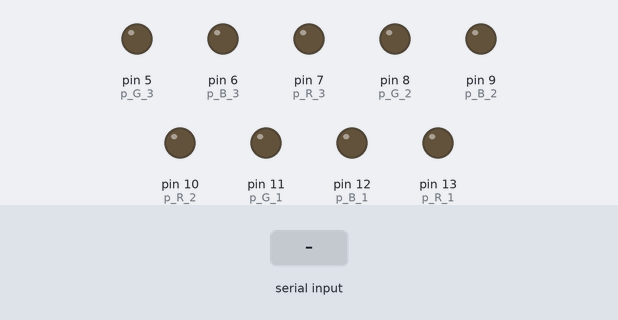
The sketch below on a simulated Arduino Uno, built with avr-gcc and run on an emulated ATmega328P. On the bench: output pins drawn as LEDs (lit = HIGH). Inputs (shaded band) come from the test bench.

Above: at 1.2 s.
1.3 s: "1" received over Serial
At 2.1 s:
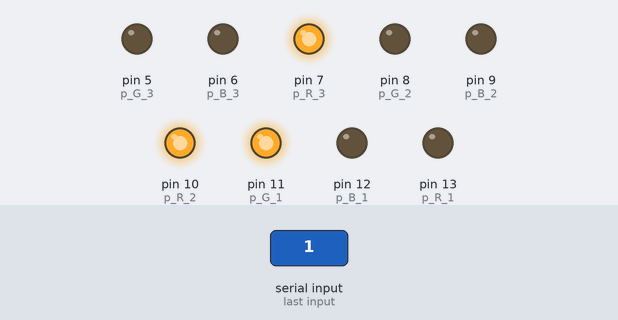
2.8 s: "2" received over Serial
At 3.2 s:
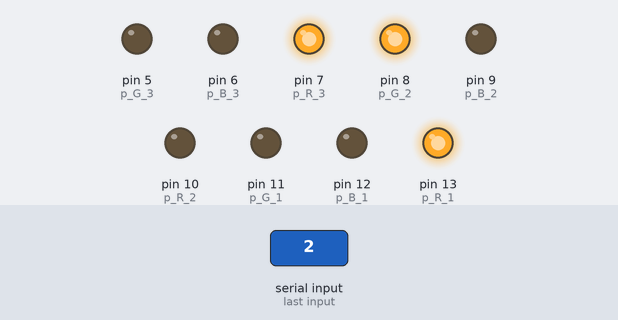
4.3 s: "3" received over Serial
At 5.6 s:
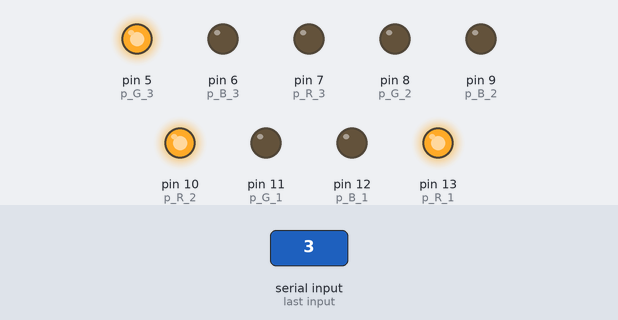
Timing chart, 0 to 7.3 s (numbered marks = the images above; inputs shaded):
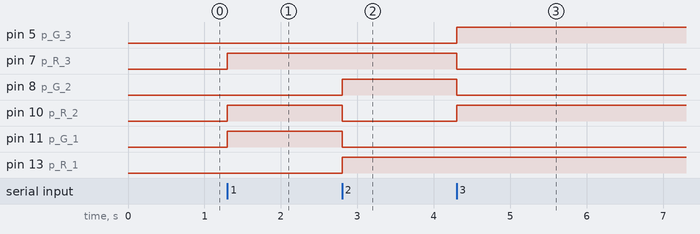

Measured:
- after the input at 1.3 s, pin 7 (p_R_3), pin 10 (p_R_2), pin 11 (p_G_1): LOW → HIGH at once
- after the input at 2.8 s, pin 8 (p_G_2), pin 13 (p_R_1): LOW → HIGH at once; pin 10 (p_R_2), pin 11 (p_G_1): HIGH → LOW at once
- after the input at 4.3 s, pin 5 (p_G_3), pin 10 (p_R_2): LOW → HIGH at once; pin 7 (p_R_3), pin 8 (p_G_2): HIGH → LOW at once

The sketch:

main.ino
```cpp
#define p_R_1 13
#define p_G_1 11
#define p_B_1 12

#define p_R_2 10
#define p_G_2 8
#define p_B_2 9

#define p_R_3 7
#define p_G_3 5
#define p_B_3 6

bool estadoLED = true;

void setup() {
  Serial.begin(9600);
  pinMode(p_R_1, OUTPUT);
  pinMode(p_G_1, OUTPUT);
  pinMode(p_B_1, OUTPUT);

  pinMode(p_R_2, OUTPUT);
  pinMode(p_G_2, OUTPUT);
  pinMode(p_B_2, OUTPUT);

  pinMode(p_R_3, OUTPUT);
  pinMode(p_G_3, OUTPUT);
  pinMode(p_B_3, OUTPUT);
}

void controlarLEDs(char opt) {
  if (estadoLED) {
    switch (opt) {
      case '1':
        led_1(0, 255, 0);   // LED 1 en verde
        led_2(255, 0, 0);   // LED 2 en rojo
        led_3(255, 0, 0);   // LED 3 en rojo
        break;
      case '2':
        led_1(255, 0, 0);   // LED 1 en rojo
        led_2(0, 255, 0);   // LED 2 en verde
        led_3(255, 0, 0);   // LED 3 en rojo
        break;
      case '3':
        led_1(255, 0, 0);   // LED 1 en rojo
        led_2(255, 0, 0);   // LED 2 en rojo
        led_3(0, 255, 0);   // LED 3 en verde
        break;
    }
  } else {
    // Apagar todos los LEDs
    led_1(0, 0, 0);
    led_2(0, 0, 0);
    led_3(0, 0, 0);
  }
}

void led_1(int red, int green, int blue) {
  analogWrite(p_R_1, red);
  analogWrite(p_G_1, green);
  analogWrite(p_B_1, blue);
}

void led_2(int red, int green, int blue) {
  analogWrite(p_R_2, red);
  analogWrite(p_G_2, green);
  analogWrite(p_B_2, blue);
}

void led_3(int red, int green, int blue) {
  analogWrite(p_R_3, red);
  analogWrite(p_G_3, green);
  analogWrite(p_B_3, blue);
}

void loop() {
  if (Serial.available() > 0) {
    char opt = Serial.read();


    if (opt == '1' || opt == '2' || opt == '3') {
      controlarLEDs(opt);
    }
  }
}
```
